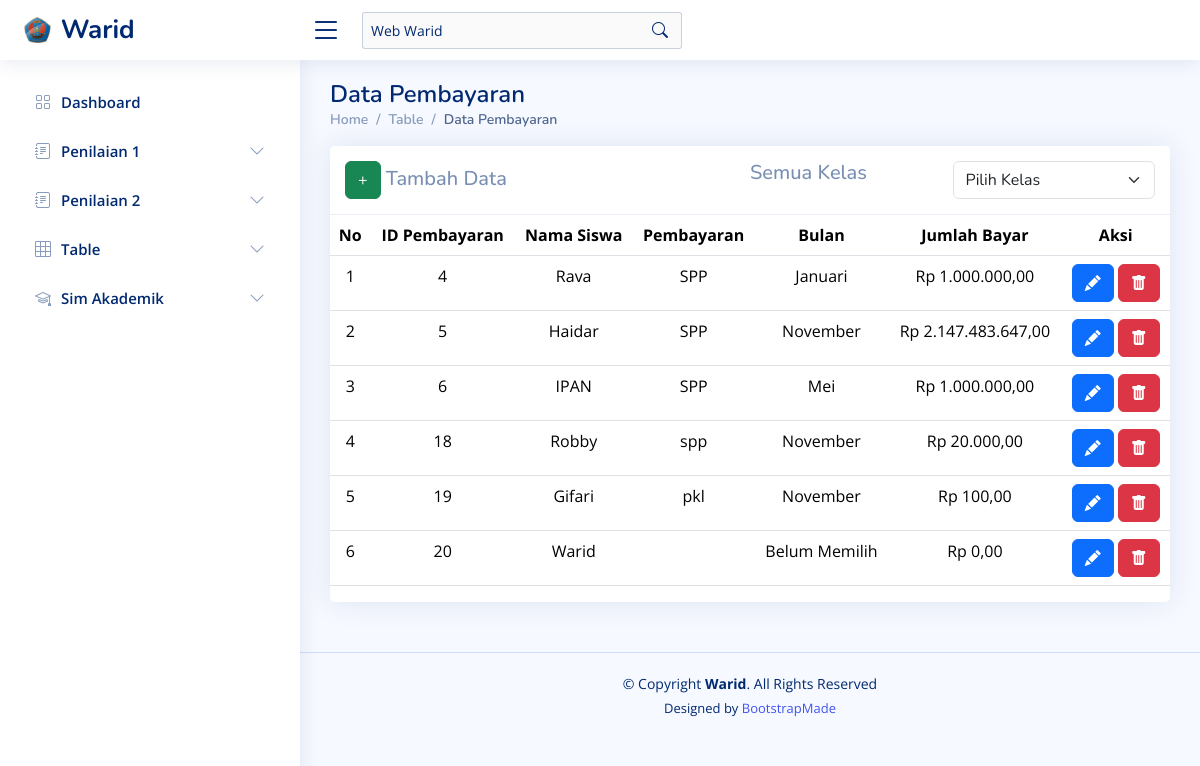
Screenshot of /?page=pembayaran_siswa with the database file from the repository.
### tables this page shows
CREATE TABLE `pembayaran_siswa` (
  `id_pembayaran_siswa` int(10) NOT NULL,
  `id_siswa` int(10) NOT NULL,
  `pembayaran` varchar(10) NOT NULL,
  `bulan` varchar(20) NOT NULL,
  `jumlah_bayar` int(10) NOT NULL
);

CREATE TABLE `siswa` (
  `id_siswa` int(11) NOT NULL,
  `nama_siswa` varchar(255) NOT NULL,
  `kelas` varchar(10) NOT NULL
);

### assets/components/sim_akademik_warid/pembayaran.php (the view, shortened to what this page needs)
<?php
$pageName = 'pembayaran_siswa';
?>
<main id="main" class="main">
    <div class="pagetitle">
        <h1>Data Pembayaran</h1>
        <nav>
            <ol class="breadcrumb">
                <li class="breadcrumb-item"><a href="?page=dashboard">Home</a></li>
                <li class="breadcrumb-item">Table</li>
                <li class="breadcrumb-item active">Data Pembayaran</li>
            </ol>
        </nav>
    </div>
    <?php
    if (isset($_POST['kelas_siswa'])) {
        $kelas_siswa = $_POST['kelas_siswa'];
        if ($kelas_siswa == "Semua Kelas") {
            $kelas_query = "";
            $kelas_query_join = " ";
        } else {
            $kelas_query = "WHERE kelas ='$kelas_siswa'";
            $kelas_query_join = "WHERE siswa.kelas ='$kelas_siswa'";
        }
    } else {
        $kelas_siswa = "Semua Kelas";
        $kelas_query_join = " ";
    }
    ?>
    <section class="section">
        <div class="row">
            <div class="col-lg-12">
                <div class="card">
                    <h5 class="card-header d-flex"">
                        <span class=" col-sm-6"><a href="?page=<?php echo $pageName ?>&alert=add_data&kelas_siswa=<?php echo $kelas_siswa; ?>" class="btn btn-success">+</a> Tambah Data</span>
                        <span class="col-sm-3"><?php echo $kelas_siswa; ?></span>
                        <form class="col-sm-3" action="?page=<?php echo $pageName ?>" method="post">
                            <select class="form-select" name="kelas_siswa" id="kelas_siswa" onchange="this.form.submit()">
                                <option value="Belum Memilih">Pilih Kelas</option>
                            </select>
                        </form>
                    </h5>
                    <div class="table-responsive text-nowrap">
                        <table class="table" style="text-align:center">
                            <thead>
                                <tr>
                                    <th>No</th>
                                    <th>ID Pembayaran</th>
                                    <th>Nama Siswa</th>
                                    <th>Pembayaran</th>
                                    <th>Bulan</th>
                                    <th>Jumlah Bayar</th>
                                    <th>Aksi</th>
                                </tr>
                            </thead>
                            <tbody class="table-border-bottom-0">
                                <?php
                                $no = 1;
                                $result = mysqli_query($koneksi1, "SELECT pembayaran_siswa.*, siswa.nama_siswa FROM pembayaran_siswa INNER JOIN siswa ON pembayaran_siswa.id_siswa = siswa.id_siswa $kelas_query_join");
                                while ($data = mysqli_fetch_assoc($result)) {
                                ?>
                                    <tr>
                                        <td><?php echo $no++; ?></td>
                                        <td><?php echo $data['id_pembayaran_siswa']; ?></td>
                                        <td><?php echo $data['nama_siswa']; ?></td>
                                        <td><?php echo $data['pembayaran']; ?></td>
                                        <td><?php echo $data['bulan']; ?></td>
                                        <td><?php echo "Rp " . number_format(($data['jumlah_bayar']), 2, ",", "."); ?></td>
                                        <td>
                                            <a href="?page=<?php echo $pageName ?>&alert=EditData&id_pembayaran_siswa=<?php echo $data['id_pembayaran_siswa']; ?>" class="btn btn-primary"><i class="bi bi-pencil-fill" style="color: white;"></i></a>
                                            <a href="?page=<?php echo $pageName ?>&alert=ConfirmationDeleteSim&pageName=<?php echo $pageName ?>&id=<?php echo $data['id_pembayaran_siswa']; ?>" class="btn btn-danger"><i class="bi bi-trash-fill" style="color: white;"></i></a>
                                        </td>
                                    </tr><?php } ?>
                            </tbody>
                        </table>
                    </div>
                </div>
            </div>
        </div>
    </section>
</main>

### assets/css/style.css (style rules this page uses)
:root { scroll-behavior: smooth; }
body { font-family: "Open Sans", sans-serif; background: #f6f9ff; color: #444444; }
a { color: #4154f1; text-decoration: none; }
h1, h2, h3, h4, h5, h6 { font-family: "Nunito", sans-serif; }
#main { margin-top: 60px; padding: 20px 30px; transition: all 0.3s; }
.pagetitle { margin-bottom: 10px; }
.pagetitle h1 { font-size: 24px; margin-bottom: 0; font-weight: 600; color: #012970; }
.card { margin-bottom: 30px; border: none; border-radius: 5px; box-shadow: 0px 0 30px rgba(1, 41, 112, 0.1); }
.card-header, .card-footer { border-color: #ebeef4; background-color: #fff; color: #798eb3; padding: 15px; }
.breadcrumb { font-size: 14px; font-family: "Nunito", sans-serif; color: #899bbd; font-weight: 600; }
.breadcrumb a { color: #899bbd; transition: 0.3s; }
.breadcrumb .breadcrumb-item::before { color: #899bbd; }
.breadcrumb .active { color: #51678f; font-weight: 600; }
@media (min-width: 1200px) { #main, #footer { margin-left: 300px; } }

### rows the page displays
pembayaran_siswa: id_pembayaran_siswa "4", id_siswa.nama_siswa "Rava", pembayaran "SPP", bulan "Januari", jumlah_bayar "1.000.000,00"
pembayaran_siswa: id_pembayaran_siswa "5", id_siswa.nama_siswa "Haidar", pembayaran "SPP", bulan "November", jumlah_bayar "2.147.483.647,00"
pembayaran_siswa: id_pembayaran_siswa "6", id_siswa.nama_siswa "IPAN", pembayaran "SPP", bulan "Mei", jumlah_bayar "1.000.000,00"
pembayaran_siswa: id_pembayaran_siswa "18", id_siswa.nama_siswa "Robby", pembayaran "spp", bulan "November", jumlah_bayar "20.000,00"
pembayaran_siswa: id_pembayaran_siswa "19", id_siswa.nama_siswa "Gifari", pembayaran "pkl", bulan "November", jumlah_bayar "100,00"
pembayaran_siswa: id_pembayaran_siswa "20", id_siswa.nama_siswa "Warid", bulan "Belum Memilih", jumlah_bayar "0,00"

### other values shown
$kelas_siswa "Semua Kelas"
